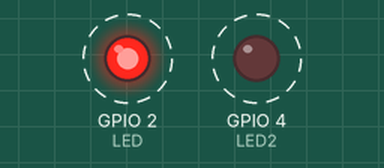
Simulated run of this sketch. Board: ESP32. Parts: output pins drawn as LEDs (lit = HIGH). Dashed ring = blinking. What the sketch prints to the serial monitor is not drawn.

Above: at 0.2 s.
Timing chart, 0 to 4.6 s (numbered marks = the images above):
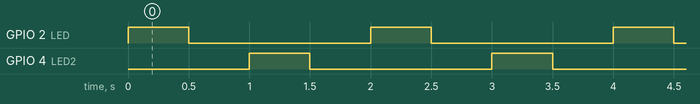

Measured:
- by itself, GPIO 2 (LED), GPIO 4 (LED2): alternates HIGH for 0.50 s and LOW for 1.5 s
- by itself, everything shown: repeats every 2.0 s, in 4 steps

The sketch:

sketch.ino
```cpp
#define LED 2
#define LED2 4
void setup() {
  // put your setup code here, to run once:
  Serial.begin(115200);
  Serial.println("Hello, ESP32!");
  pinMode(LED, OUTPUT);
  pinMode(LED2, OUTPUT);
}

void loop() {
  digitalWrite(LED, HIGH);
  delay(500);
  digitalWrite(LED, LOW);
  delay(500);
  digitalWrite(LED2, HIGH);
  delay(500);
  digitalWrite(LED2, LOW);
  delay(500);
}
```
